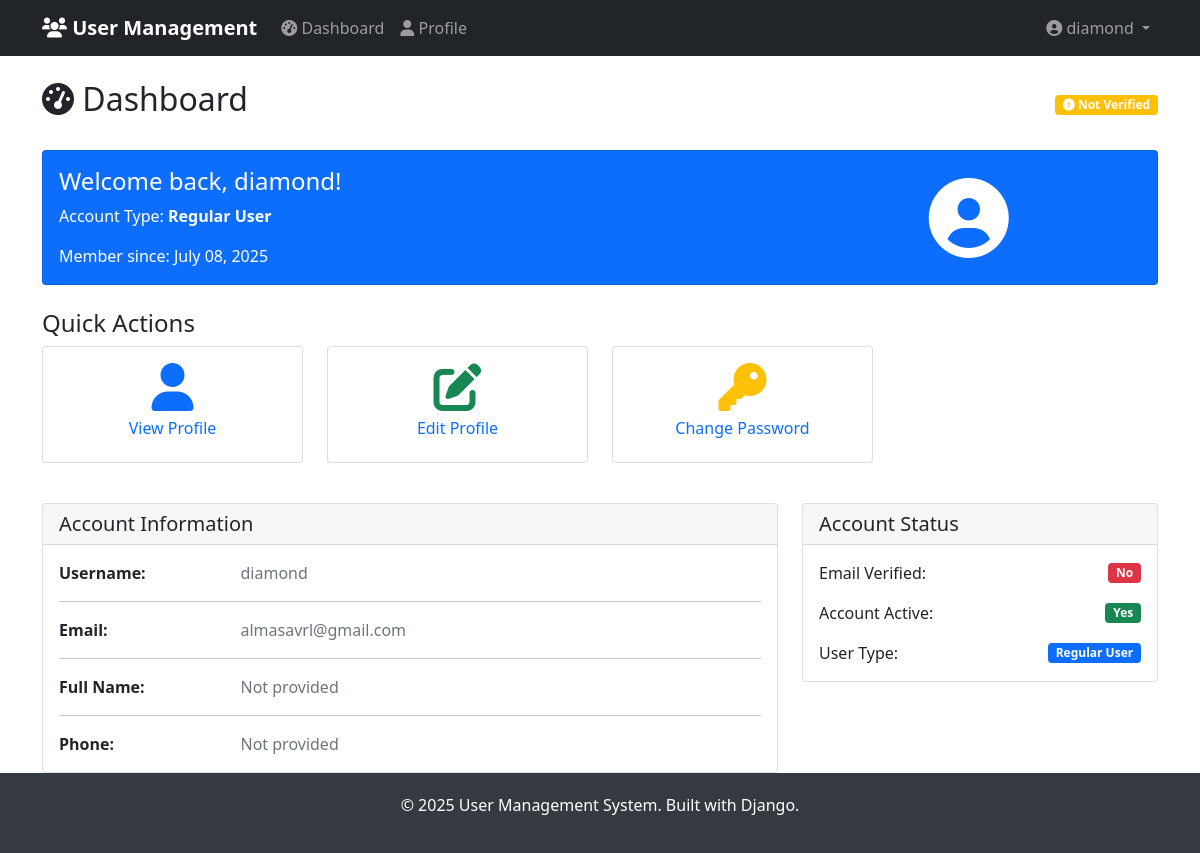
The page /dashboard/ (signed in) on the database its author committed.
### accounts/models.py (models this page shows, shortened)
class UserProfile(models.Model):
    USER_TYPES = [
        ('admin', 'Admin'),
        ('user', 'Regular User'),
    ]
    user = models.OneToOneField(User, on_delete=models.CASCADE)
    user_type = models.CharField(max_length=10, choices=USER_TYPES, default='user')
    phone_number = models.CharField(max_length=15, blank=True)
    address = models.TextField(blank=True)
    profile_picture = models.ImageField(upload_to='profile_pics/', blank=True, null=True)
    is_verified = models.BooleanField(default=False)
    verification_token = models.UUIDField(default=uuid.uuid4, unique=True)
    created_at = models.DateTimeField(auto_now_add=True)
    updated_at = models.DateTimeField(auto_now=True)
    @property
    def full_name(self):
        return f"{self.user.first_name} {self.user.last_name}".strip()

### accounts/views.py (the view)
# urls.py: path('dashboard/', views.dashboard, name='dashboard'),
@login_required
def dashboard(request):
    context = {
        'user': request.user,
        'profile': request.user.userprofile,
    }
    return render(request, 'accounts/dashboard.html', context)

### templates/accounts/dashboard.html (shortened to what this page needs)
{% extends 'base.html' %}
{% block content %}
<div class="container mt-4">
    <div class="row">
        <div class="col-12">
            <div class="d-flex justify-content-between align-items-center mb-4">
                <h2>
                    <i class="fas fa-tachometer-alt"></i> Dashboard
                </h2>
                <div>
                    {% if profile.is_verified %}
                        <span class="badge bg-success">
                            <i class="fas fa-check-circle"></i> Verified
                        </span>
                    {% else %}
                        <span class="badge bg-warning">
                            <i class="fas fa-exclamation-circle"></i> Not Verified
                        </span>
                    {% endif %}
                </div>
            </div>
        </div>
    </div>
    <div class="row mb-4">
        <div class="col-12">
            <div class="card bg-primary text-white">
                <div class="card-body">
                    <div class="row align-items-center">
                        <div class="col-md-8">
                            <h4 class="card-title">
                                Welcome back, {{ user.first_name|default:user.username }}!
                            </h4>
                            <p class="card-text">
                                Account Type: <strong>{{ profile.get_user_type_display }}</strong>
                            </p>
                            <p class="card-text">
                                Member since: {{ profile.created_at|date:"F d, Y" }}
                            </p>
                        </div>
                        <div class="col-md-4 text-center">
                            {% if profile.profile_picture %}
                                <img src="{{ profile.profile_picture.url }}" alt="Profile Picture" class="profile-img">
                            {% else %}
                                <i class="fas fa-user-circle fa-5x"></i>
                            {% endif %}
                        </div>
                    </div>
                </div>
            </div>
        </div>
    </div>
    <div class="row mb-4">
        <div class="col-12">
            <h4>Quick Actions</h4>
        </div>
        <div class="col-md-3 mb-3">
            <a href="{% url 'accounts:profile' %}" class="text-decoration-none">
                <div class="card text-center h-100">
                    <div class="card-body">
                        <i class="fas fa-user fa-3x text-primary mb-2"></i>
                        <h6>View Profile</h6>
                    </div>
                </div>
            </a>
        </div>
        <div class="col-md-3 mb-3">
            <a href="{% url 'accounts:profile_edit' %}" class="text-decoration-none">
                <div class="card text-center h-100">
                    <div class="card-body">
                        <i class="fas fa-edit fa-3x text-success mb-2"></i>
                        <h6>Edit Profile</h6>
                    </div>
                </div>
            </a>
        </div>
        <div class="col-md-3 mb-3">
            <a href="{% url 'accounts:change_password' %}" class="text-decoration-none">
                <div class="card text-center h-100">
                    <div class="card-body">
                        <i class="fas fa-key fa-3x text-warning mb-2"></i>
                        <h6>Change Password</h6>
                    </div>
                </div>
            </a>
        </div>
    </div>
    <div class="row">
        <div class="col-md-8">
            <div class="card">
                <div class="card-header">
                    <h5 class="mb-0">Account Information</h5>
                </div>
                <div class="card-body">
                    <div class="row">
                        <div class="col-sm-3">
                            <p class="mb-0"><strong>Username:</strong></p>
                        </div>
                        <div class="col-sm-9">
                            <p class="text-muted mb-0">{{ user.username }}</p>
                        </div>
                    </div>
                    <hr>
                    <div class="row">
                        <div class="col-sm-3">
                            <p class="mb-0"><strong>Email:</strong></p>
                        </div>
                        <div class="col-sm-9">
                            <p class="text-muted mb-0">{{ user.email }}</p>
                        </div>
                    </div>
                    <hr>
                    <div class="row">
                        <div class="col-sm-3">
                            <p class="mb-0"><strong>Full Name:</strong></p>
                        </div>
                        <div class="col-sm-9">
                            <p class="text-muted mb-0">{{ profile.full_name|default:"Not provided" }}</p>
                        </div>
                    </div>
                    <hr>
                    <div class="row">
                        <div class="col-sm-3">
                            <p class="mb-0"><strong>Phone:</strong></p>
                        </div>
                        <div class="col-sm-9">
                            <p class="text-muted mb-0">{{ profile.phone_number|default:"Not provided" }}</p>
                        </div>
                    </div>
                </div>
            </div>
        </div>
        <div class="col-md-4">
            <div class="card">
                <div class="card-header">
                    <h5 class="mb-0">Account Status</h5>
                </div>
                <div class="card-body">
                    <div class="d-flex justify-content-between align-items-center mb-3">
                        <span>Email Verified:</span>
                        {% if profile.is_verified %}
                            <span class="badge bg-success">Yes</span>
                        {% else %}
                            <span class="badge bg-danger">No</span>
                        {% endif %}
                    </div>
                    <div class="d-flex justify-content-between align-items-center mb-3">
                        <span>Account Active:</span>
                        {% if user.is_active %}
                            <span class="badge bg-success">Yes</span>
                        {% else %}
                            <span class="badge bg-danger">No</span>
                        {% endif %}
                    </div>
                    <div class="d-flex justify-content-between align-items-center">
                        <span>User Type:</span>
                        <span class="badge bg-primary">{{ profile.get_user_type_display }}</span>
                    </div>
                </div>
            </div>
        </div>
    </div>
</div>
{% endblock %}

### templates/base.html (shortened to what this page needs)
<!DOCTYPE html>
<html lang="en">
<head>
    <link href="https://cdn.jsdelivr.net/npm/bootstrap@5.1.3/dist/css/bootstrap.min.css" rel="stylesheet">
    <link href="https://cdnjs.cloudflare.com/ajax/libs/font-awesome/6.0.0/css/all.min.css" rel="stylesheet">
</head>
<body class="d-flex flex-column min-vh-100">
    <nav class="navbar navbar-expand-lg navbar-dark bg-dark">
        <div class="container">
            <a class="navbar-brand" href="{% url 'accounts:home' %}">
                <i class="fas fa-users"></i> User Management
            </a>
            <div class="collapse navbar-collapse" id="navbarNav">
                <ul class="navbar-nav me-auto">
                    {% if user.is_authenticated %}
                        <li class="nav-item">
                            <a class="nav-link" href="{% url 'accounts:dashboard' %}">
                                <i class="fas fa-tachometer-alt"></i> Dashboard
                            </a>
                        </li>
                        <li class="nav-item">
                            <a class="nav-link" href="{% url 'accounts:profile' %}">
                                <i class="fas fa-user"></i> Profile
                            </a>
                        </li>
                    {% endif %}
                </ul>
                <ul class="navbar-nav">
                    {% if user.is_authenticated %}
                        <li class="nav-item dropdown">
                            <a class="nav-link dropdown-toggle" href="#" id="navbarDropdown" role="button" data-bs-toggle="dropdown">
                                <i class="fas fa-user-circle"></i> {{ user.first_name|default:user.username }}
                            </a>
                        </li>
                    {% endif %}
                </ul>
            </div>
        </div>
    </nav>
    <main class="flex-grow-1">
        {% block content %}
        {% endblock %}
    </main>
    <footer class="footer">
        <div class="container">
            <p>&copy; 2025 User Management System. Built with Django.</p>
        </div>
    </footer>
</body>
</html>

### templates/base.html (style rules this page uses)
.navbar-brand { font-weight: bold; }
.footer { background-color: #343a40; color: white; text-align: center; padding: 20px 0; margin-top: auto; }

### rows shown on the page
UserProfile: user_type "Regular User", created_at "July 08, 2025", full_name "Not provided", phone_number "Not provided"

### other values the page prints
{{ user.first_name|default:user.username }} "diamond"
{{ user.username }} "diamond"
{{ user.email }} "almasavrl@gmail.com"
